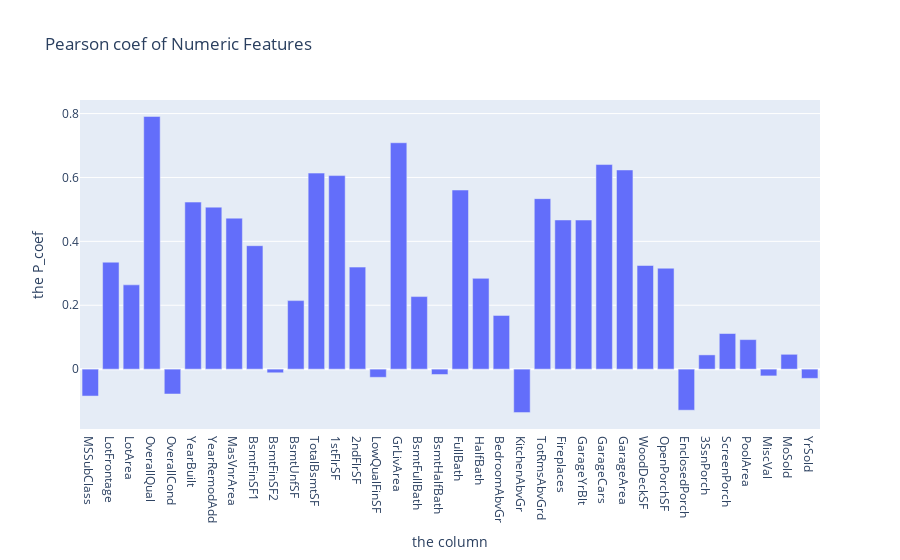

Write notebook code for a chart like this one.
### Code cell
px.bar(x=pearsonrs.index,y=pearsonrs.values,labels={"x":"the column","y":"the P_coef"},
      title="Pearson coef of Numeric Features")

### Figure 1 — Plotly figure (JSON) as saved in the notebook; plotly's stock layout.template omitted (floating-point values rounded to 4 significant figures)
{"data": [{"alignmentgroup": "True", "hovertemplate": "the column=%{x}<br>the P_coef=%{y}<extra></extra>", "legendgroup": "", "marker": {"color": "#636efa", "pattern": {"shape": ""}}, "name": "", "offsetgroup": "", "orientation": "v", "showlegend": false, "textposition": "auto", "type": "bar", "x": ["MSSubClass", "LotFrontage", "LotArea", "OverallQual", "OverallCond", "YearBuilt", "YearRemodAdd", "MasVnrArea", "BsmtFinSF1", "BsmtFinSF2", "BsmtUnfSF", "TotalBsmtSF", "1stFlrSF", "2ndFlrSF", "LowQualFinSF", "GrLivArea", "BsmtFullBath", "BsmtHalfBath", "FullBath", "HalfBath", "BedroomAbvGr", "KitchenAbvGr", "TotRmsAbvGrd", "Fireplaces", "GarageYrBlt", "GarageCars", "GarageArea", "WoodDeckSF", "OpenPorchSF", "EnclosedPorch", "3SsnPorch", "ScreenPorch", "PoolArea", "MiscVal", "MoSold", "YrSold"], "xaxis": "x", "y": [-0.08428, 0.3348, 0.2638, 0.791, -0.07786, 0.5229, 0.5071, 0.4726, 0.3864, -0.01138, 0.2145, 0.6136, 0.6059, 0.3193, -0.02561, 0.7086, 0.2271, -0.01684, 0.5607, 0.2841, 0.1682, -0.1359, 0.5337, 0.4669, 0.4668, 0.6404, 0.6234, 0.3244, 0.3159, -0.1286, 0.04458, 0.1114, 0.0924, -0.02119, 0.04643, -0.02892], "yaxis": "y"}], "layout": {"barmode": "relative", "legend": {"tracegroupgap": 0}, "title": {"text": "Pearson coef of Numeric Features"}, "xaxis": {"anchor": "y", "domain": [0, 1], "title": {"text": "the column"}}, "yaxis": {"anchor": "x", "domain": [0, 1], "title": {"text": "the P_coef"}}}}
